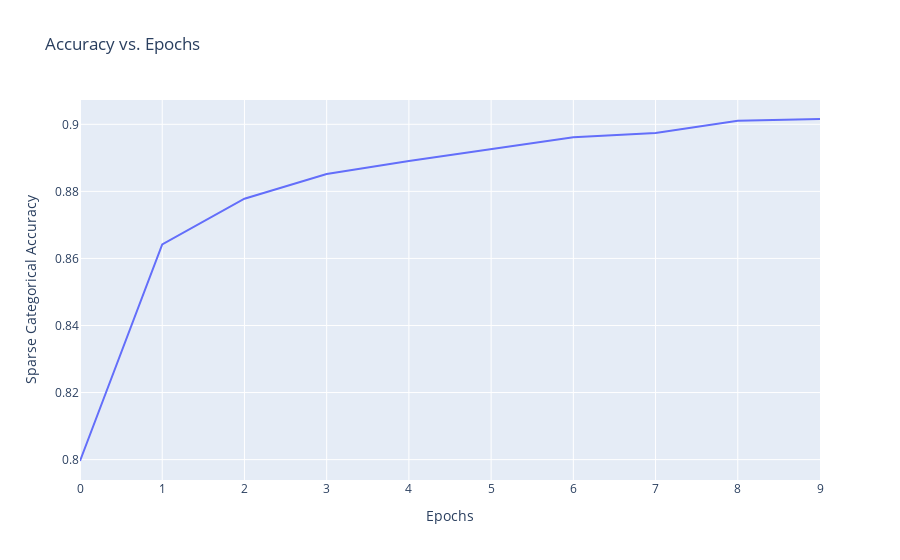

Notebook source saved alongside this figure:
### Code cell
fig = px.line(history_df, x = history_df.index.values , y = "sparse_categorical_accuracy",  labels = {"x" : "Epochs", "sparse_categorical_accuracy" : "Sparse Categorical Accuracy"}, title = "Accuracy vs. Epochs")
fig.show()

### Figure 1 — Plotly figure (JSON) as saved in the notebook; plotly's stock layout.template omitted (floating-point values rounded to 4 significant figures)
{"data": [{"hovertemplate": "Epochs=%{x}<br>Sparse Categorical Accuracy=%{y}<extra></extra>", "legendgroup": "", "line": {"color": "#636efa", "dash": "solid"}, "mode": "lines", "name": "", "orientation": "v", "showlegend": false, "type": "scatter", "x": [0, 1, 2, 3, 4, 5, 6, 7, 8, 9], "xaxis": "x", "y": [0.7996, 0.8642, 0.8778, 0.8852, 0.8891, 0.8925, 0.8961, 0.8974, 0.901, 0.9016], "yaxis": "y"}], "layout": {"legend": {"tracegroupgap": 0}, "title": {"text": "Accuracy vs. Epochs"}, "xaxis": {"anchor": "y", "domain": [0, 1], "title": {"text": "Epochs"}}, "yaxis": {"anchor": "x", "domain": [0, 1], "title": {"text": "Sparse Categorical Accuracy"}}}}
